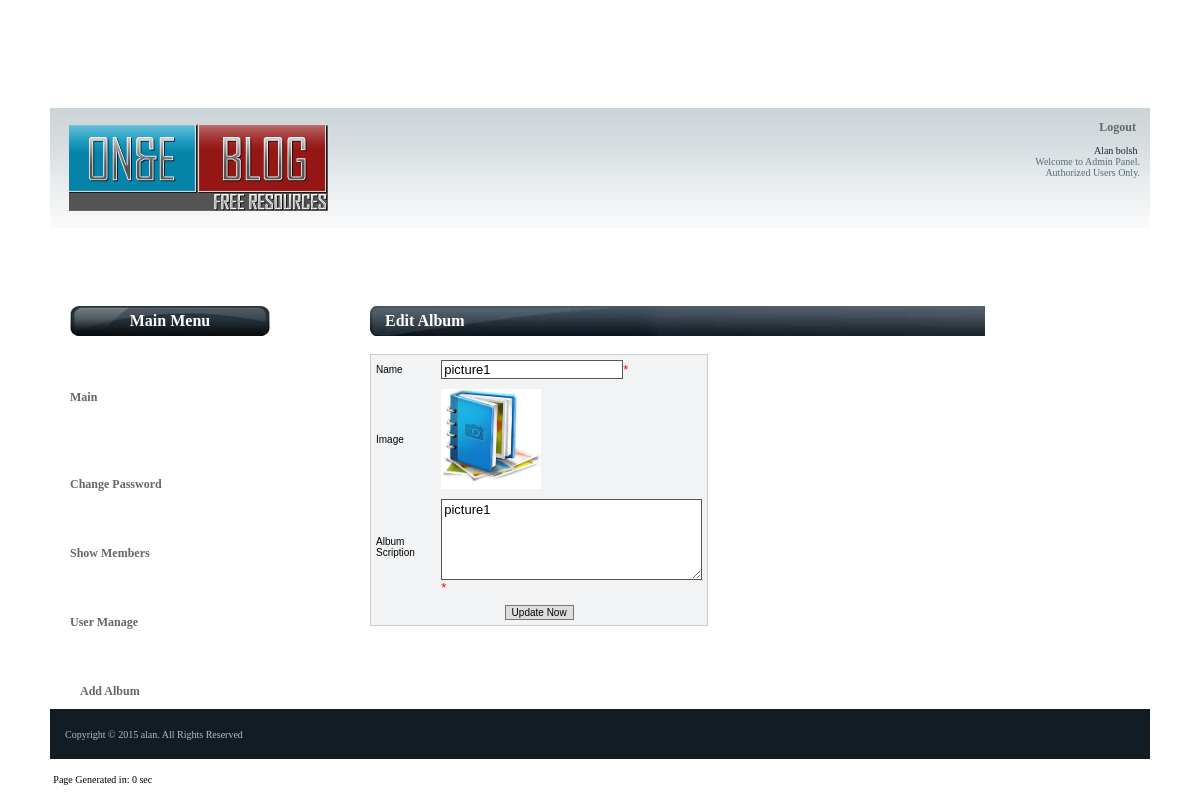
The page /alan/edit_posts.php?edit=50 (signed in) on the database its author committed.
### tables this page shows
CREATE TABLE IF NOT EXISTS `posts` (
  `post_id` int(100) NOT NULL AUTO_INCREMENT,
  `post_title` text NOT NULL,
  `post_date` varchar(55) NOT NULL,
  `post_author` text NOT NULL,
  `post_image` text NOT NULL,
  `post_keywords` text NOT NULL,
  `post_content` text NOT NULL,
  PRIMARY KEY (`post_id`)
);

### alan/edit_posts.php (the view, shortened to what this page needs)
<html>
	<head>
	</head>
<body>
<?
if(isset($_GET['edit'])){
	$edit_id = $_GET['edit'];
	$edit_query = "select *from posts where post_id='$edit_id'";
	$run_edit = mysql_query($edit_query);
	while ($edit_row=mysql_fetch_array($run_edit)){
		$post_title = $edit_row['post_title'];
		$post_image = $edit_row['post_image'];
		$post_content = $edit_row['post_content'];
	}
}
?>
<? include("./include_member/header.php");?>
<tr>
<td with="" align="center" colspan="2">
	<table border="0" cellpadding="0" cellspacing="0" width="100%">
		<tr>
			<td width="" align="center">&nbsp;<? include("./include_member/displayerror.php"); ?></td>
		</tr>
	</table>
</td>
</tr>
<tr>
	<td colspan="2">
		<table border="0" cellpadding="0" cellspacing="0" width="100%">
			<tr>
			    <td width="20" align="left" valign="top"></td>
				<td width="200" valign="top">
					<? include("navigationcall.php");?>
				</td>
				<td width="100"><? ?> </td>
				<td valign="top">
					<table border="0" cellpadding="0" cellspacing="0" width="100%">
						<tr>
							<td class="btitle">Edit Album</td>
						</tr>
					</table><br />
					<form method="post" action="edit_posts.php?edit_form=<?php if(isset($edit_id)) echo $edit_id; ?>" enctype="multipart/form-data">
					<table border="0" cellpadding="5" cellspacing="0" width="55%" class="box">
					   	<tr>
							<td width="35%" class="td">Name</td>
							<td class="td"><input type="text" name="title"  value="<?php if(isset($post_title)) echo $post_title; ?>" class="ip" /><?=REQUIRED?></td>
						</tr>
						<tr>
					  		<td class="td" width="">Image</td>
					  		<td class="td"><img src="photos/<?php if(isset($post_image)) echo $post_image;?>" width="100" height="100"></td>
				  		</tr>
					 	<tr>
					  		<td class="td" width="">Album Scription</td>
					  		<td class="td"><textarea name="content" cols="30" rows="5" class="ip"><?php if(isset($post_content)) echo $post_content; ?></textarea><?=REQUIRED?></td>
				  		</tr>
				 		<tr>
					  		<td colspan="2" align="center">
							<input type="submit" name="update" value="Update Now" class="ip2" />
							</td>
						</tr>
					</table>
					</form>
				</td>
				<td width="15%" align="left" valign="top"></td>
			</tr>
		</table>
<? include("./include_member/footer.php");?>

### alan/cssjs/cssmis.css (style rules this page uses)
body,html { margin-top:0px; margin-left:0px; padding:0px 0px 0px 0px; font-family: Verdana, tahoma, Helvetica, sans-serif; font-size: 12px; }
.box { border-top-style:solid; border-top-width:thin; border-top-color:#CCCCCC;border-left-style:solid; border-left-width:thin; border-left-color:#CCCCCC;border-right-style:solid; border-right-width:thin; border-right-color:#CCCCCC;border-bottom-style:solid; border-bottom-width:thin; border-bottom-color:#CCCCCC;background-color:#F1F3F5; }
.ip { font-size:small; border: 1px solid #555555; }
.ip2 { font-size:x-small; border: 1px solid #777777; background-color: #dddddd; }
.td { font-size: 10px;color: #000000;text-align:left; }
textarea { font-size:small;font-family: Verdana, tahoma, Helvetica, sans-serif; }
a:link { color: #b2bdc3; text-decoration: none; font-family:verdana; font-size:10px; }
.text1 { font-family:verdana; font-size:10px; color:#b2bdc3; text-align: left; }
.btitle { background-image:url(../images/titlebar.jpg); background-repeat:no-repeat; color:#FFFFFF; font-weight:bold; font-family:tahoma; height:30px; padding-left:15px }

### rows shown on the page
posts: title "picture1", post_image (picture), content "picture1"

### other values the page prints
$_SESSION["apfname"]." ".$_SESSION["aplname"] "Alan bolsh"
REQUIRED "*"
FOOTAR "Copyright © 2015 alan . All Rights Reserved"
